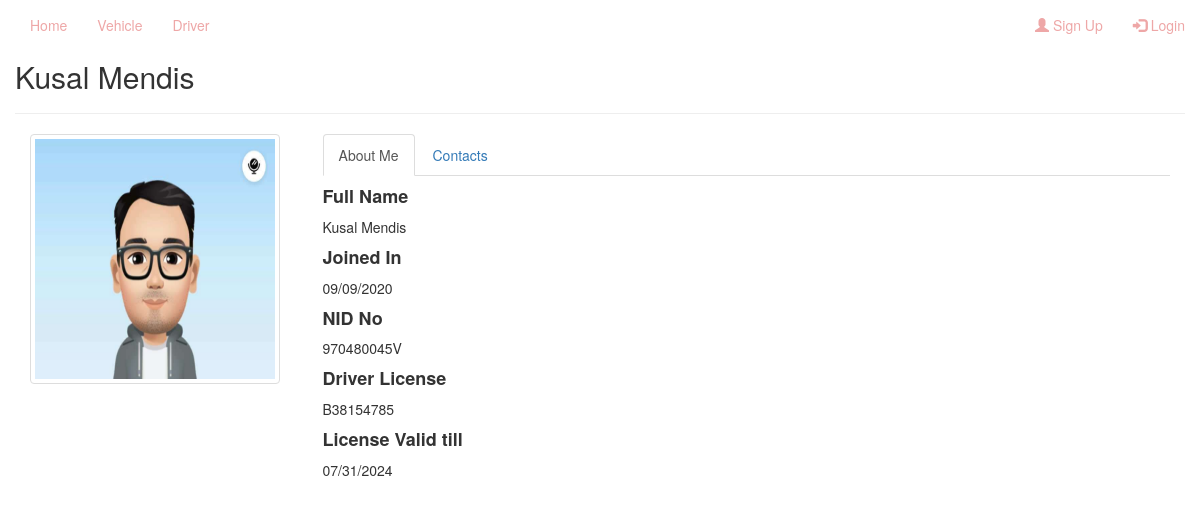
Page /driverprofile.php?driverid=22 on the committed database.
### tables this page shows
CREATE TABLE `driver` (
  `driverid` int(11) NOT NULL,
  `drname` varchar(255) NOT NULL,
  `drjoin` varchar(255) NOT NULL,
  `drmobile` varchar(20) NOT NULL,
  `drnid` varchar(30) NOT NULL,
  `drlicense` varchar(30) NOT NULL,
  `drlicensevalid` varchar(100) NOT NULL,
  `draddress` varchar(255) NOT NULL,
  `drphoto` varchar(30) NOT NULL,
  `dr_available` int(11) NOT NULL
);

### driverprofile.php (the view, shortened to what this page needs)
<?php
    $connection= mysqli_connect("localhost","root","","vehicle_management");
    $driverid= $_GET['driverid'];
    $sql= "SELECT * FROM `driver` WHERE driverid='$driverid'";
    $res= mysqli_query($connection,$sql);
    $row= mysqli_fetch_assoc($res);
?>
<!DOCTYPE html>
<html lang="en">
<head>
    <link rel="stylesheet" href="https://maxcdn.bootstrapcdn.com/bootstrap/3.3.7/css/bootstrap.min.css">
    <link rel="stylesheet" href="style.css">
</head>
<body>
   <?php include 'navbar.php';?>
        <div class="container">
          <div class="row">
          <div class="fb-profile-text" id="h1" >
                            <h2><?php echo $row['drname']; ?></h2>
            </div>
            <hr>
           <div class="col-sm-3">
                   <div class="fb-profile">
                        <img height="250" width="250" align="left" class="fb-image-profile thumbnail userpic" src="picture/<?php echo $row['drphoto'] ?>" alt="dp"/>
                    </div>
           </div>
           <div class="col-sm-9">
               <div data-spy="scroll" class="tabbable-panel">
                <div class="tabbable-line">
                  <ul class="nav nav-tabs ">
                    <li class="active">
                      <a href="#tab_default_1" data-toggle="tab">
                      About Me </a>
                    </li>
                    <li>
                      <a href="#tab_default_2" data-toggle="tab">
                     Contacts </a>
                    </li>
                  </ul>
                  <div class="tab-content">
                    <div class="tab-pane active" id="tab_default_1">
                      <h4><strong>Full Name</strong></h4>
                      <p>
                        <?php echo $row['drname']; ?>
                      </p>
                      <h4><strong>Joined In</strong></h4>
                      <p><?php echo $row['drjoin']; ?></p>
                      <h4><strong>NID No</strong></h4>
                      <p><?php echo $row['drnid']; ?></p>
                      <h4><strong>Driver License</strong></h4>
                      <p><?php echo $row['drlicense']; ?></p>
                      <h4><strong>License Valid till</strong></h4>
                      <p><?php echo $row['drlicensevalid']; ?></p>
                    </div>
                  </div>
                </div>
              </div>
           </div>
          </div>
        </div>
        <div class="container">
          <div class="col-sm-12">
          </div>
    </div>
</body>
</html>

### rows in the picture
driver: drname "Kusal Mendis", drphoto (picture), drjoin "09/09/2020", drnid "970480045V", drlicense "B38154785", drlicensevalid "07/31/2024"
